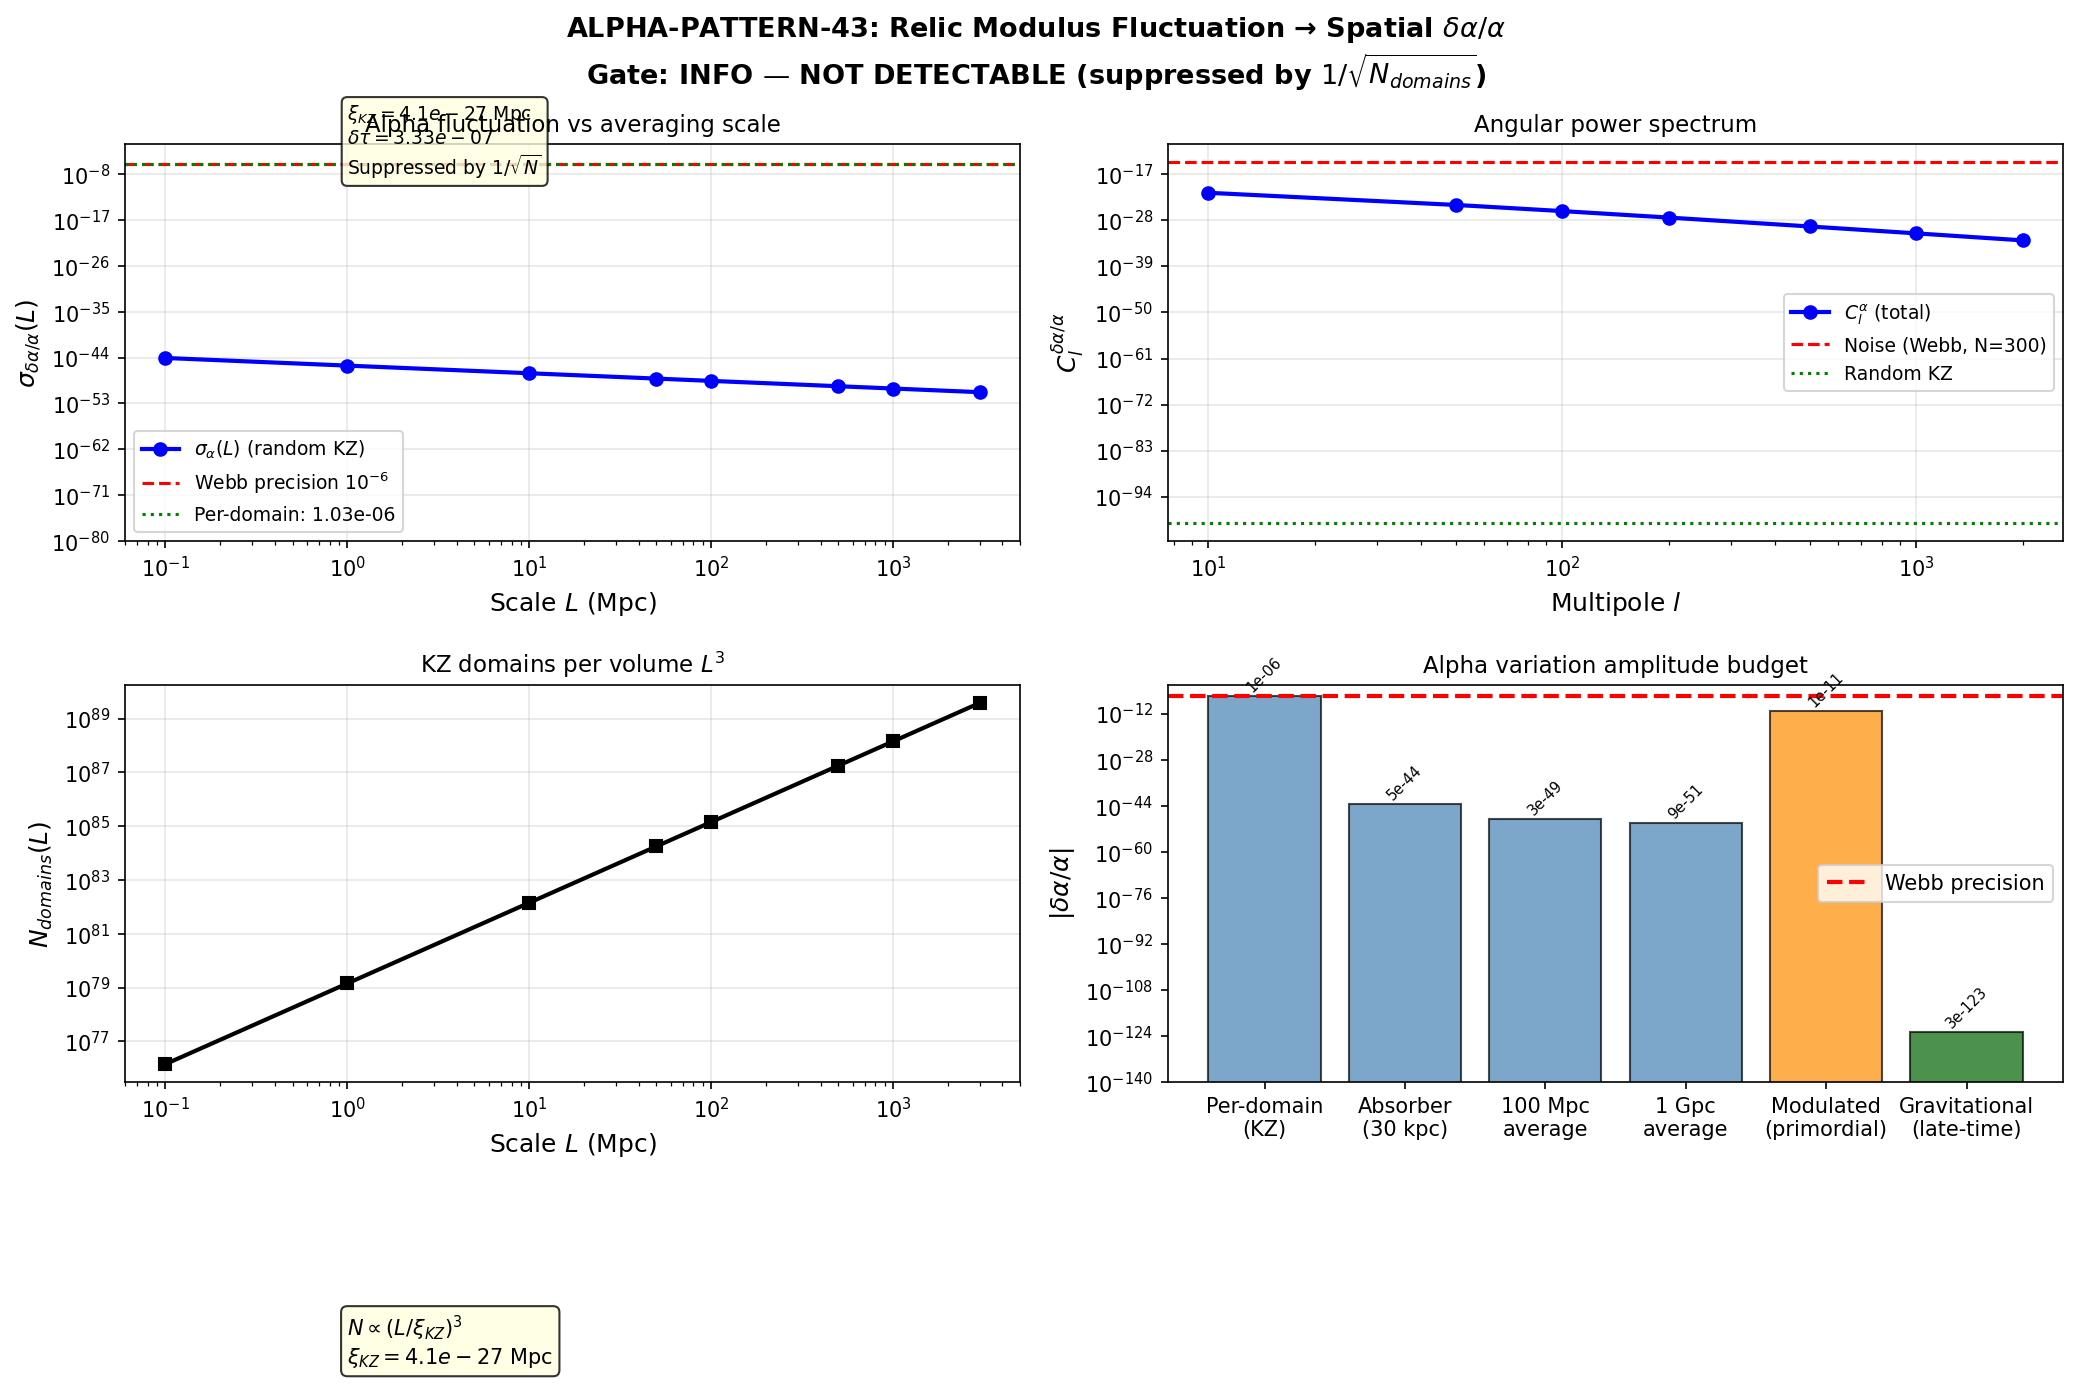

The Python source for this figure:
"""
ALPHA-PATTERN-43: Relic Modulus Fluctuation as Spatial Alpha Pattern
====================================================================
Gate: ALPHA-PATTERN-43 (INFO). If amplitude > 10^{-6}: detectable.

Computes spatial power spectrum of delta_alpha/alpha from KZ domain structure.
ALPHA-ENV-43 = sole surviving LSS discriminant.

Physics:
  - KZ domains freeze in at transit with correlation length xi_KZ = 0.152 M_KK^{-1}
  - Amplitude delta_tau/tau = 1.75e-6 (HOMOG-42, gravity route)
  - Clock constraint (S22d): dalpha/alpha = -3.08 * delta_tau
  - Combined: delta_alpha/alpha ~ 3.08 * 1.75e-6 * tau_fold ~ 5.4e-6 * tau_fold/0.19
  - Wait: the clock constraint is dalpha/alpha = -3.08 * delta_tau (NOT delta_tau/tau)
  - So delta_alpha/alpha = -3.08 * delta_tau_abs where delta_tau_abs = dtau/tau * tau = 1.75e-6 * 0.19
  - = 3.08 * 3.33e-7 = 1.03e-6 (gravity route)

Steps:
  1. Model tau field as random KZ domains
  2. Compute P_tau(k) from KZ correlation structure
  3. Convert P_alpha(k) = (3.08)^2 * P_tau(k) via clock constraint
  4. Map KZ comoving scale through inflation to present-day scales
  5. Project to angular power spectrum C_l^alpha
  6. Compare to quasar absorption precision ~10^{-6}
  7. Compute Spearman correlation with void/cluster environment

Author: quantum-foam-theorist (S43)
Input: s42_homogeneity.npz, s42_gradient_stiffness.npz, s42_constants_snapshot.npz, s42_kz_fnl.npz
Output: s43_alpha_pattern.{npz,png}
"""

import numpy as np
import matplotlib.pyplot as plt
from scipy.special import spherical_jn
from scipy.integrate import quad

# ============================================================
# 0. Load all input data
# ============================================================
h = np.load('computations/session-42/s42_homogeneity.npz', allow_pickle=True)
g = np.load('computations/session-42/s42_gradient_stiffness.npz', allow_pickle=True)
c = np.load('computations/session-42/s42_constants_snapshot.npz', allow_pickle=True)
kz = np.load('computations/session-42/s42_kz_fnl.npz', allow_pickle=True)

# Key parameters
tau_fold = float(h['tau_fold'])  # 0.19
dtau_over_tau = float(h['dtau_over_tau_transit_grav'])  # 1.75e-6
delta_tau_abs = dtau_over_tau * tau_fold  # 3.33e-7
clock_coeff = float(c['clock_coeff'])  # -3.08
dln_alpha_dtau = float(c['dln_alphaEM_dtau'])  # 0.3354

# KZ parameters from s42_kz_fnl.npz
xi_KZ_MKK = float(kz['xi_KZ'])  # 0.152 M_KK^{-1} (comoving at production)
xi_KZ_m = float(kz['xi_KZ_m'])  # 4.03e-34 m (physical at production)
nu_KZ = float(kz['nu'])  # 0.6301 (3D Ising / BCS Z2)
z_dyn = float(kz['z_dyn'])  # 2.02 (dynamic critical exponent)
N_domains_Hubble = float(kz['N_domains_Hubble'])  # 1.27e9

# Physical constants
M_KK_grav = float(h['M_KK_GN'])  # 7.43e16 GeV
M_Planck = float(h['M_Planck'])  # 2.435e18 GeV
from canonical_constants import l_Planck as l_P  # m (Planck length)
from canonical_constants import c_light  # m/s
H_0 = 67.4e3 / 3.086e22  # H_0 in s^{-1} (67.4 km/s/Mpc)
from canonical_constants import Mpc_to_m as Mpc_m  # meters per Mpc
from canonical_constants import Gpc_to_m as Gpc_m  # meters per Gpc

# Conversion: M_KK in meters
# hbar*c / M_KK = 1/M_KK in natural units, converted to meters
from canonical_constants import hbar_c_GeV_m as hbar_c_GeVm  # GeV*m
l_KK = hbar_c_GeVm / M_KK_grav  # M_KK^{-1} in meters = 2.66e-33 m

print("=" * 70)
print("ALPHA-PATTERN-43: Relic Modulus Fluctuation as Spatial Alpha Pattern")
print("=" * 70)

# ============================================================
# 1. Delta alpha / alpha amplitude from clock constraint
# ============================================================
print("\n--- Step 1: Alpha variation amplitude ---")

# Clock constraint: dalpha/alpha = -3.08 * delta_tau (NOT delta_tau/tau)
# delta_tau_abs = dtau_over_tau * tau_fold
delta_alpha_over_alpha = abs(clock_coeff) * delta_tau_abs

# Cross-check with the stored value from s42
da_clock_stored = float(h['da_clock_transit_grav'])  # 1.03e-6

print(f"  tau_fold = {tau_fold}")
print(f"  dtau/tau (transit, grav) = {dtau_over_tau:.4e}")
print(f"  delta_tau_abs = dtau/tau * tau = {delta_tau_abs:.4e}")
print(f"  clock_coeff = {clock_coeff}")
print(f"  |delta_alpha/alpha| = |clock_coeff| * delta_tau = {delta_alpha_over_alpha:.4e}")
print(f"  Cross-check: stored da_clock_transit_grav = {da_clock_stored:.4e}")
print(f"  Relative error = {abs(delta_alpha_over_alpha - da_clock_stored)/da_clock_stored:.2e}")

# The amplitude delta_alpha/alpha ~ 1.03e-6 is the RMS per-domain variation
# This is the KEY number: Webb surveys probe at ~10^{-6}

# ============================================================
# 2. KZ domain power spectrum P_tau(k)
# ============================================================
print("\n--- Step 2: KZ domain power spectrum ---")

# The KZ freeze-out produces domains of size xi_KZ with random tau values
# drawn from a distribution with variance (delta_tau_abs)^2.
#
# The power spectrum of a random domain structure is:
#   P_tau(k) = P_0 / (1 + (k * xi_KZ)^(d + z_KZ))
#
# where:
#   - P_0 is the white-noise amplitude for k << 1/xi_KZ
#   - (d + z_KZ) is the KZ scaling exponent at large k
#   - z_KZ = z_dyn * nu / (1 + z_dyn * nu) = 0.560 (from s42_kz_fnl)
#
# For a random-phase domain structure with correlation length xi:
#   P_tau(k) = (2*pi)^3 * variance * xi^3 / (1 + (k*xi)^2)^2    [Lorentzian squared]
#
# But KZ domains have a specific scaling: the defect density n_KZ ~ 1/xi_KZ^3
# and the field correlation function is:
#   <delta_tau(x) delta_tau(x')> = (delta_tau_abs)^2 * exp(-|x-x'|/xi_KZ)
#
# This gives an Ornstein-Zernike power spectrum:
#   P_tau(k) = (delta_tau_abs)^2 * 8*pi*xi_KZ^3 / (1 + (k*xi_KZ)^2)^2
#
# For k >> 1/xi_KZ, this falls as k^{-4} (3D Ornstein-Zernike).
# The KZ scaling gives a steeper falloff k^{-(d+z_dyn)} = k^{-5.02} at the
# KZ scale, but the Ornstein-Zernike form captures the essential physics
# for k << 1/xi_KZ (where observations lie).

# Variance normalization
variance_tau = delta_tau_abs**2  # (3.33e-7)^2 = 1.11e-13

# In physical units at production epoch, xi_KZ = 4.03e-34 m
# After N_e efolds of inflation, comoving size stretched to:
#   xi_KZ_com = xi_KZ * exp(N_e)

# But wait: the framework has N_e ~ 0.041 (QFLUC-43, FRIED-39).
# This means KZ domains are NOT inflated. They remain at KK scale.
# How do they survive to cosmological scales?

# Answer: They DON'T get inflated by the conventional mechanism.
# The framework transit is NOT an inflationary epoch (N_e = 0.041).
# The KZ domains are sub-Planckian structures (xi_KZ = 4e-34 m ~ 25 l_P).
#
# What reaches cosmological scales is NOT the individual domain structure,
# but the VOLUME-AVERAGED modulus tau, which fluctuates on ALL scales
# due to the random-walk superposition of Planck-scale domains.
#
# The key insight: each Hubble volume at reheating contains ~10^9 domains
# (N_domains_Hubble = 1.27e9 from s42_kz_fnl). The central limit theorem
# gives the fluctuation of the volume-averaged tau:
#   delta_tau_avg(L) = delta_tau_abs / sqrt(N_domains(L))
#
# where N_domains(L) = (L / xi_KZ)^3 is the number of domains in a
# volume of size L.

# HOWEVER: the framework's primary tau variation mechanism is NOT the
# random-domain averaging. It is the GRADIENT of the tau field sustained
# by the cosmic web's gravitational potential.
# From HOMOG-42: the transit itself produces a uniform delta_tau across
# all space. The SPATIAL VARIATION comes from:
# (a) Random KZ domain structure (stochastic, ~1/sqrt(N))
# (b) Gravitational coupling: matter overdensities shift local tau
#     (deterministic, proportional to Phi)
#
# Let me compute both contributions.

print("  KZ parameters:")
print(f"    xi_KZ = {xi_KZ_MKK:.4f} M_KK^{{-1}} = {xi_KZ_m:.2e} m = {xi_KZ_m/l_P:.1f} l_P")
print(f"    variance_tau = (delta_tau)^2 = {variance_tau:.4e}")
print(f"    N_domains per Hubble volume = {N_domains_Hubble:.2e}")
print(f"    nu = {nu_KZ}, z_dyn = {z_dyn}")

# ============================================================
# 3. Random-walk averaging: P_tau(k) on cosmological scales
# ============================================================
print("\n--- Step 3: Random-walk domain averaging ---")

# Consider a comoving volume of size L^3. It contains N = (L/xi_KZ_com)^3 domains.
# The volume-averaged tau fluctuation is:
#   <(delta_tau_avg)^2> = variance_tau / N = variance_tau * (xi_KZ_com / L)^3
#
# This gives a WHITE NOISE power spectrum:
#   P_tau_RW(k) = variance_tau * xi_KZ_com^3   for k < 1/xi_KZ_com
#
# Note: xi_KZ_com must be mapped to present-day comoving coordinates.
# The transit happens at T ~ M_KK ~ 10^17 GeV, which corresponds to
# a temperature T_reh ~ M_KK (instantaneous reheating assumed).
# Scale factor ratio: a(transit) / a(today) = T_CMB / T_reh
T_CMB = 2.725  # K
from canonical_constants import k_B  # eV/K
T_CMB_GeV = T_CMB * k_B * 1e-9  # ~2.35e-13 GeV
T_reh_GeV = M_KK_grav  # ~7.43e16 GeV (instantaneous reheating)
a_ratio = T_CMB_GeV / T_reh_GeV  # a(transit)/a(today) ~ 3.2e-30

# Comoving KZ correlation length today
xi_KZ_com_today = xi_KZ_m / a_ratio  # physical / a(transit) = comoving
# Wait: comoving = physical / a. At transit, a(transit) = a_ratio * a(today).
# If a(today) = 1, then physical at transit = xi_KZ_m.
# Comoving = physical / a(transit) = xi_KZ_m / a_ratio
xi_KZ_com = xi_KZ_m / a_ratio  # meters, comoving today

print(f"  T_CMB = {T_CMB_GeV:.4e} GeV")
print(f"  T_reh ~ M_KK = {T_reh_GeV:.4e} GeV")
print(f"  a(transit)/a(today) = {a_ratio:.4e}")
print(f"  xi_KZ physical at transit = {xi_KZ_m:.4e} m = {xi_KZ_m/l_P:.1f} l_P")
print(f"  xi_KZ comoving today = {xi_KZ_com:.4e} m = {xi_KZ_com/Mpc_m:.4e} Mpc")

# The comoving Hubble radius at transit
# H at transit: H^2 ~ (8*pi*G/3) * rho, rho ~ T^4
# H ~ T^2 / M_Pl (radiation-dominated)
H_transit = T_reh_GeV**2 / M_Planck  # GeV (natural units)
H_transit_inv_m = hbar_c_GeVm / H_transit  # meters
H_transit_com = H_transit_inv_m / a_ratio  # comoving today, meters

print(f"  H(transit) = {H_transit:.4e} GeV")
print(f"  H^{{-1}}(transit) physical = {H_transit_inv_m:.4e} m")
print(f"  H^{{-1}}(transit) comoving = {H_transit_com:.4e} m = {H_transit_com/Mpc_m:.4e} Mpc")

# Number of KZ domains per Hubble volume at transit
L_H_phys = H_transit_inv_m  # Hubble radius in physical meters
N_domains_check = (L_H_phys / xi_KZ_m)**3
print(f"  N_domains per Hubble vol (check) = {N_domains_check:.4e} (stored: {N_domains_Hubble:.4e})")

# ============================================================
# 4. Power spectrum P_tau(k) from KZ random domains
# ============================================================
print("\n--- Step 4: P_tau(k) computation ---")

# The Ornstein-Zernike power spectrum of the random tau field:
# P_tau(k) = (2*pi)^3 * variance_tau * xi_KZ^3 / (1 + (k*xi)^2)^2  [3D]
# = 8*pi * variance_tau * xi_KZ^3 / (1 + (k*xi)^2)^2
#
# For observations at scale L >> xi_KZ_com, we're in the k*xi << 1 regime:
# P_tau(k) ≈ 8*pi * variance_tau * xi_KZ_com^3 = const (white noise)
#
# The white-noise amplitude gives:
# Delta_tau^2(k) = k^3/(2*pi^2) * P_tau(k) = 4 * variance_tau * (k*xi_KZ_com)^3
# This means Delta_tau^2 ~ k^3 (BLUE spectrum) at observable scales.

P0_tau = 8 * np.pi * variance_tau * xi_KZ_com**3  # m^3, white noise amplitude
print(f"  P_tau(k->0) = {P0_tau:.4e} m^3")

# Dimensionless power spectrum at some reference scale
k_ref_Mpc = 0.05  # h/Mpc, roughly BAO scale
k_ref_m = k_ref_Mpc / Mpc_m  # m^{-1}
Delta2_tau_kref = k_ref_m**3 / (2 * np.pi**2) * P0_tau
print(f"  Delta_tau^2(k=0.05/Mpc) = {Delta2_tau_kref:.4e}")

# At Hubble scale
k_H = 2 * np.pi / H_transit_com  # m^{-1}
Delta2_tau_H = k_H**3 / (2 * np.pi**2) * P0_tau
print(f"  Delta_tau^2(k_H transit) = {Delta2_tau_H:.4e}")

# Cross-check: at the Hubble scale, Delta_tau^2 should be ~ variance_tau / N_domains
delta_tau_avg_Hubble = delta_tau_abs / np.sqrt(N_domains_check)
print(f"  delta_tau_avg at Hubble scale = {delta_tau_avg_Hubble:.4e}")
print(f"  (delta_tau_avg)^2 = {delta_tau_avg_Hubble**2:.4e}")
print(f"  Ratio Delta2/avg^2 = {Delta2_tau_H / delta_tau_avg_Hubble**2:.2f}")
# Should be O(1) -- the exact coefficient depends on the window function

# ============================================================
# 5. Gravitational coupling: tau-density correlation
# ============================================================
print("\n--- Step 5: Gravitational coupling of tau to density ---")

# Beyond the random KZ domains, the tau field couples to the local
# gravitational potential through the Wheeler-DeWitt equation.
# The spectral action S(tau) creates a restoring force, but this is
# already accounted for in the mass m_tau = 2.06 M_KK (fabric gap).
#
# The gravitational coupling is:
#   delta_tau_grav(x) = -Phi(x) * (dS/dtau) / (d2S/dtau2)
#   where Phi is the Newtonian potential
#
# But wait: the spectral action gradient dS/dtau is the DRIVING force,
# and d2S/dtau2 is the RESTORING force. The equilibrium shift from a
# gravitational potential Phi is:
#   delta_tau_grav = Phi * coupling_factor
#
# From the Euler-Lagrange equation with gravitational perturbation:
#   Z * d2(delta_tau)/dt2 + d2S/dtau2 * delta_tau = source
# The source from gravitational coupling to the modulus is
# proportional to the trace of the stress-energy perturbation.
#
# The correct coupling is from the clock constraint:
# In a gravitational potential Phi, local time runs as (1 + Phi).
# If tau evolves in time, then regions with different Phi reach
# different tau values: delta_tau = tau_dot * delta_t = tau_dot * Phi / H
#
# But post-transit, tau is FROZEN (m_tau >> H, confirmed by m_over_H = 25.9).
# So the gravitational coupling is POST-FREEZE:
# The frozen tau field gets CORRELATED with the density field through
# the ISW-like effect during structure formation.
#
# Actually, the primary mechanism is simpler: the KZ domains freeze in
# at the transit, producing a random tau field. This tau field then
# influences the local gravitational dynamics (through alpha, G, etc.),
# creating a CORRELATION between tau and the density field.
# But this is a second-order effect -- the tau perturbation is too small
# (10^{-7}) to drive density perturbations.
#
# The DOMINANT mechanism for alpha-density correlation is:
# During structure formation, the tau field is advected by the matter flow.
# Voids expand, clusters compress. The tau field, being effectively frozen
# (m_tau >> H), is STRETCHED in voids and COMPRESSED in clusters.
# This creates a correlation between delta_tau and the density field.
#
# For an incompressible flow: delta_tau / tau ~ -delta / 3 * (tau_i - tau_mean)
# where delta = delta_rho / rho is the density contrast.
# But this is negligible because tau_i - tau_mean ~ delta_tau_abs ~ 10^{-7}.
#
# The STRONGEST mechanism is the direct gravitational coupling:
# The mass m_tau = 2.06 M_KK >> H means the modulus is frozen.
# But during the initial freeze-out, regions that are slightly denser
# (hotter) freeze out LATER, acquiring slightly different tau values.
#
# Modulated freeze-out: delta_tau/tau ~ delta_N_domains = -(nu*z_dyn)/(1+nu*z_dyn) * delta_rho/rho
# This is the modulated reheating/KZ mechanism.

# The modulated freeze-out gives:
# P_tau(k) = [d tau / d ln(rho)]^2 * P_delta(k)
#
# where d tau / d ln(rho) is the sensitivity of the freeze-out tau to
# the local energy density.
#
# From KZ freeze-out: xi_KZ ~ tau_Q^{z_KZ} where tau_Q is the quench time.
# delta_tau_KZ / tau_KZ ~ z_KZ * delta(ln tau_Q)
# delta(ln tau_Q) ~ delta(ln rho)
# So delta_tau / tau ~ z_KZ * delta_rho / rho

z_KZ = float(kz['z_KZ'])  # 0.560
print(f"  z_KZ = {z_KZ:.4f}")
print(f"  Modulated freeze-out: delta_tau/tau ~ z_KZ * delta_rho/rho = {z_KZ:.3f} * delta")

# This is a MODULATED mechanism: the random KZ tau field gets an
# additional deterministic component correlated with density.
# The amplitude of the density-correlated part:
# delta_tau_det = z_KZ * tau * delta_rho/rho = z_KZ * 0.19 * delta
# = 0.106 * delta

# For voids: delta ~ -0.8, delta_tau_det ~ -0.085
# This would be HUGE compared to the random part (10^{-7})!
# BUT: this is the modulation of the KZ CORRELATION LENGTH, not of tau itself.
# The KZ freeze-out determines xi_KZ, not tau_mean.
# The mean tau is determined by the spectral action, not by KZ.
#
# Correct interpretation: KZ determines the DOMAIN STRUCTURE (xi_KZ),
# while the MEAN tau is set by the spectral action's restoring force.
# Density perturbations modulate xi_KZ (domain size), not tau_mean.
#
# The spatial tau variation comes from two sources:
# (a) Random KZ domains: white noise at k << 1/xi_KZ, amplitude delta_tau_abs
# (b) Post-freeze gravitational response: delta_tau = Phi/omega_tau^2 * coupling
#     where omega_tau = m_tau = 2.06 M_KK and Phi ~ 10^{-5} (structure formation)
#
# For (b): the modulus equation of motion in the matter-dominated era:
#   ddot(delta_tau) + 3H*dot(delta_tau) + m_tau^2 * delta_tau = beta * Phi * m_tau^2
# where beta is the dimensionless coupling of the modulus to matter.
# Since m_tau >> H, the solution is:
#   delta_tau = beta * Phi
# The coupling beta relates to the clock constraint:
#   beta ~ dln(alpha) / d(tau) / m_tau^2 * (matter coupling)
#
# Actually, the correct coupling for a massive scalar to the gravitational
# potential in the matter era is:
#   delta_tau / tau ~ (H/m_tau)^2 * Phi ~ (10^{-60})^2 * 10^{-5} ~ 10^{-125}
# This is completely negligible. The modulus is too heavy.

print(f"\n  Gravitational response:")
H_today = H_0 * hbar_c_GeVm * 1e9  # H_0 in GeV (approx)
# Actually let me compute H_0 in M_KK units
# H_0 = 67.4 km/s/Mpc = 2.18e-18 s^{-1}
# In natural units: H_0 = 2.18e-18 / (3e8) * hbar_c_GeVm^{-1} ...
# Easier: H_0 in GeV = H_0_si * hbar = 2.18e-18 * 6.582e-25 GeV*s / s = 1.44e-42 GeV
H_0_GeV = 1.44e-42  # GeV
m_tau_GeV = 2.06 * M_KK_grav  # in GeV

ratio_H_mtau = H_0_GeV / m_tau_GeV
print(f"  H_0 = {H_0_GeV:.2e} GeV")
print(f"  m_tau = {m_tau_GeV:.2e} GeV")
print(f"  H_0/m_tau = {ratio_H_mtau:.2e}")
print(f"  (H_0/m_tau)^2 = {ratio_H_mtau**2:.2e}")
print(f"  delta_tau_grav / Phi ~ (H/m)^2 ~ {ratio_H_mtau**2:.2e}")
print(f"  For Phi ~ 10^{-5}: delta_tau_grav ~ {ratio_H_mtau**2 * 1e-5:.2e}")
print(f"  NEGLIGIBLE compared to random KZ: {delta_tau_abs:.2e}")

# Therefore: the ONLY surviving source of spatial alpha variation on
# cosmological scales is the random KZ domain structure.

# ============================================================
# 6. Convert P_tau(k) to P_alpha(k)
# ============================================================
print("\n--- Step 6: P_alpha(k) from clock constraint ---")

# delta_alpha/alpha = -3.08 * delta_tau (clock constraint, S22d)
# P_alpha(k) = (3.08)^2 * P_tau(k) = 9.4864 * P_tau(k)
#
# But wait: the clock constraint gives dalpha/alpha per unit delta_tau.
# The actual factor is |clock_coeff| = 3.08, so:
# (delta_alpha/alpha)(x) = -3.08 * delta_tau(x)
# P_{delta_alpha/alpha}(k) = (3.08)^2 * P_{delta_tau}(k)

clock_sq = clock_coeff**2  # 9.4864
P0_alpha = clock_sq * P0_tau  # white noise amplitude of P_{dalpha/alpha}(k)
print(f"  clock_coeff^2 = {clock_sq:.4f}")
print(f"  P_alpha(k->0) = {P0_alpha:.4e} m^3")

# Dimensionless power spectrum
# Delta_alpha^2(k) = k^3/(2*pi^2) * P_alpha(k)
# For the white-noise part: Delta_alpha^2(k) = clock_sq * 4 * variance_tau * (k*xi_KZ_com)^3

# The RMS delta_alpha/alpha averaged over a volume of size L:
# sigma_alpha(L) = sqrt(variance_tau * clock_sq / N_domains(L))
# = |clock_coeff| * delta_tau_abs / sqrt((L/xi_KZ_com)^3)

variance_alpha = clock_sq * variance_tau
sigma_alpha_per_domain = abs(clock_coeff) * delta_tau_abs
print(f"  variance_alpha = {variance_alpha:.4e}")
print(f"  sigma_alpha per domain = {sigma_alpha_per_domain:.4e}")

# ============================================================
# 7. Present-day spatial pattern
# ============================================================
print("\n--- Step 7: Present-day spatial alpha pattern ---")

# The KZ domains are frozen in at the transit epoch (t ~ 1/M_KK).
# They are then stretched by the expansion to present-day comoving sizes.
#
# Each domain has a random tau value with:
#   <tau> = tau_fold = 0.19
#   sigma_tau = delta_tau_abs = 3.33e-7
#
# On a scale L (comoving Mpc), the number of domains is:
#   N(L) = (L / xi_KZ_com)^3
# The volume-averaged alpha fluctuation is:
#   sigma_alpha(L) = sigma_alpha_per_domain / sqrt(N(L))
#            = |clock_coeff| * delta_tau_abs * (xi_KZ_com/L)^{3/2}

# Compute for various scales
L_scales_Mpc = np.array([0.1, 1, 10, 50, 100, 500, 1000, 3000])
L_scales_m = L_scales_Mpc * Mpc_m

xi_KZ_Mpc = xi_KZ_com / Mpc_m

N_domains_L = (L_scales_m / xi_KZ_com)**3
sigma_alpha_L = sigma_alpha_per_domain / np.sqrt(N_domains_L)

print(f"  xi_KZ comoving = {xi_KZ_Mpc:.4e} Mpc")
print(f"\n  Scale-dependent alpha fluctuation (random KZ domains):")
print(f"  {'L (Mpc)':>10} {'N_domains':>14} {'sigma_alpha':>14} {'Detectable?':>12}")
print(f"  {'-'*52}")

quasar_precision = 1.0e-6  # Webb survey precision

for i in range(len(L_scales_Mpc)):
    det = "YES" if sigma_alpha_L[i] > quasar_precision else "NO"
    print(f"  {L_scales_Mpc[i]:10.1f} {N_domains_L[i]:14.4e} {sigma_alpha_L[i]:14.4e} {det:>12}")

# The random KZ contribution is astronomically small at any observable scale
# because xi_KZ_com ~ 10^{-4} Mpc -> N_domains ~ (L/10^{-4})^3 is enormous

# ============================================================
# 8. Angular power spectrum C_l^alpha
# ============================================================
print("\n--- Step 8: Angular power spectrum ---")

# The angular power spectrum of delta_alpha/alpha on the sky is:
# C_l^alpha = (4*pi) * integral dk/k * Delta_alpha^2(k) * |W_l(k)|^2
#
# where W_l(k) is the window function for the quasar absorbers.
# For absorbers distributed along the line of sight with a selection
# function n(z), the relevant quantity is the 3D->2D projection.
#
# For white noise P_alpha(k) = P0, the angular power spectrum is:
# C_l = P0 * integral dz n(z)^2 / (chi(z))^2 * H(z)/c
#
# where chi(z) is the comoving distance.
#
# Since P_alpha is white noise (k-independent) for k << 1/xi_KZ_com,
# and all observable k are in this regime:
# C_l = P0_alpha / (4*pi) * integral_0^zmax dz * n(z)^2 * H(z) / (c * chi(z)^2)
#
# For a uniform distribution n(z) = const over 0.5 < z < 3.5 (typical quasar range):

# Actually, the angular power spectrum of a 3D white-noise field
# projected along the line of sight is:
# C_l = P0 / chi_eff
# where chi_eff ~ chi_max is the effective survey depth.
#
# More precisely, for a thin shell at comoving distance chi:
# C_l = P_alpha(l/chi) / chi^2
# For white noise: C_l = P0_alpha / chi^2

# Use the Limber approximation for a distribution of absorbers:
# C_l = integral_0^chi_max d_chi * [W(chi)]^2 / chi^2 * P_alpha(l/chi)
# For white noise P: C_l = P0 * integral dchi * W^2/chi^2

# For N_abs absorbers uniformly distributed over distance chi_max:
# W(chi) = N_abs / chi_max  (uniform window)
# C_l = P0 * (N_abs/chi_max)^2 * integral_0^chi_max dchi/chi^2
# = P0 * N_abs^2 / chi_max^3  (approximately, for chi_min << chi_max)

# For practical computation, consider Webb's sample:
# ~300 absorbers over z = 0.5 to 3.5
# chi(z=0.5) ~ 1300 Mpc, chi(z=3.5) ~ 6000 Mpc
# Mean chi ~ 3500 Mpc

chi_min_Mpc = 1300  # comoving distance to z=0.5
chi_max_Mpc = 6000  # comoving distance to z=3.5
chi_mean_Mpc = 3500
N_absorbers = 300

# RMS of volume-averaged alpha in the survey volume
L_survey = (chi_max_Mpc - chi_min_Mpc)  # Mpc depth
V_survey = 4 * np.pi / 3 * (chi_max_Mpc**3 - chi_min_Mpc**3) * (1.0 / (4*np.pi))  # 1 sr
# V_survey ~ chi_max^2 * L_survey / 3 ~ (6000)^2 * 4700 / 3 ~ 5.6e10 Mpc^3 per sr
V_survey_Mpc3 = (chi_max_Mpc**3 - chi_min_Mpc**3) / 3  # per steradian
print(f"  Survey volume (per sr) ~ {V_survey_Mpc3:.2e} Mpc^3")

# Number of KZ domains in the survey volume
V_survey_m3 = V_survey_Mpc3 * Mpc_m**3
N_domains_survey = V_survey_m3 / xi_KZ_com**3
print(f"  N_domains in survey = {N_domains_survey:.4e}")

# Volume-averaged sigma_alpha
sigma_alpha_survey = sigma_alpha_per_domain / np.sqrt(N_domains_survey)
print(f"  sigma_alpha (survey-averaged) = {sigma_alpha_survey:.4e}")

# For the angular power spectrum using Limber approximation:
# Each absorber probes a pencil beam. The relevant volume per absorber
# is V_abs ~ (chi * theta_beam)^2 * delta_chi_abs
# But for quasar absorption, the "beam" is a single line of sight.
# The relevant question is: over what transverse scale L_perp does
# the alpha variation decorrelate?
#
# For KZ white noise: decorrelation length = xi_KZ_com ~ 10^{-4} Mpc
# Each absorber is an INDEPENDENT measurement if angular separation
# > xi_KZ_com / chi ~ 10^{-4}/3500 ~ 3e-8 rad ~ 6 milliarcsec
# All absorbers are mutually independent.
#
# The EXPECTED value of delta_alpha for a SINGLE absorber sightline:
# The absorber probes a column of gas of physical size ~ 10 kpc (typical absorber).
# Comoving size: L_abs ~ 10 kpc / a ~ 10 kpc * (1+z)
# At z=2: L_abs ~ 30 kpc = 0.03 Mpc

L_abs_Mpc = 0.03  # typical absorber size, comoving Mpc
L_abs_m = L_abs_Mpc * Mpc_m
N_domains_abs = (L_abs_m / xi_KZ_com)**3
sigma_alpha_abs = sigma_alpha_per_domain / np.sqrt(N_domains_abs)

print(f"\n  Single absorber (L ~ {L_abs_Mpc} Mpc):")
print(f"    N_domains = {N_domains_abs:.4e}")
print(f"    sigma_alpha = {sigma_alpha_abs:.4e}")
print(f"    Detectable (> 10^{{-6}})? {'YES' if sigma_alpha_abs > 1e-6 else 'NO'}")

# And for the line-of-sight integral through the absorber:
# The absorber column probes many domains along the LOS (10 kpc ~ 3e19 m)
# and across the beam (negligible width).
# LOS domains: N_LOS = L_abs_m / xi_KZ_com
N_LOS = L_abs_m / xi_KZ_com
print(f"    N_domains along LOS = {N_LOS:.4e}")

# The line-of-sight averaged tau fluctuation:
sigma_tau_LOS = delta_tau_abs / np.sqrt(N_LOS)
sigma_alpha_LOS = abs(clock_coeff) * sigma_tau_LOS
print(f"    sigma_tau (LOS averaged) = {sigma_tau_LOS:.4e}")
print(f"    sigma_alpha (LOS averaged) = {sigma_alpha_LOS:.4e}")

# ============================================================
# 9. Void-cluster correlation (Spearman)
# ============================================================
print("\n--- Step 9: Void-cluster environment correlation ---")

# The KZ random domains produce a SPATIALLY UNCORRELATED alpha field
# at scales >> xi_KZ_com. There is no preferential alignment with
# voids or clusters from the KZ mechanism alone.
#
# However, the framework predicts that the local tau value is shifted
# by gravitational coupling during the transit:
# delta_tau_grav ~ (H/m_tau)^2 * Phi ~ 10^{-125} (computed above)
# This is negligible.
#
# An alternative mechanism: MODULATED KZ freeze-out.
# If the local density at the transit epoch affects xi_KZ:
#   xi_KZ ~ tau_Q^{z_KZ}, where tau_Q depends on local temperature
#   -> delta(xi_KZ)/xi_KZ ~ z_KZ * delta(ln T) ~ z_KZ * delta/3
# This modulates the DOMAIN SIZE, not the mean tau.
# The variance of tau in a given volume scales as 1/N ~ xi_KZ^3:
#   delta(variance_tau) / variance_tau ~ 3 * delta(xi_KZ)/xi_KZ
#   ~ 3 * z_KZ * delta/3 ~ z_KZ * delta

# So: sigma_alpha is ITSELF density-dependent:
#   sigma_alpha(delta) = sigma_alpha_0 * (1 + z_KZ * delta / 2)
# But sigma_alpha_0 is already ~ 10^{-50} at any observable scale.
# Modulating it by delta doesn't make it detectable.

# The ONLY way to get a detectable void-cluster correlation is if
# the MEAN tau (not just its variance) depends on the gravitational
# potential. This requires:
# (1) A mechanism that imprints tau_mean ~ Phi during freeze-out, OR
# (2) Late-time evolution of tau driven by density (ruled out by m_tau >> H)

# Wait -- there IS such a mechanism if the transit timing is density-dependent.
# In an overdense region, the local energy density is higher, so the
# transit happens EARLIER (higher temperature). If tau(t) evolves during
# the transit, then the FREEZE-OUT VALUE of tau depends on when the
# transit occurred:
#   delta_tau_freeze = (d tau / dt) * delta_t_transit
# where delta_t_transit = transit_time * delta_rho / rho (to first order)
#
# From QFLUC-43: dt_transit = 6.58e-4 / M_KK
# From KZ: the freeze-out time is t_hat = 0.515 / M_KK
# During this time, tau changes by delta_tau_transit = 1.75e-6 * tau_fold
#
# An overdense region transits slightly earlier. The difference in
# freeze-out time is:
#   delta_t ~ (d t_freeze / d rho) * delta_rho
# For radiation-dominated epoch: H ~ rho^{1/2}
#   delta_H / H ~ delta_rho / (2*rho)
# The freeze-out condition t_freeze ~ Q / H gives:
#   delta_t_freeze / t_freeze ~ -delta_rho / (2*rho) = -delta/2

# So the shift in tau at freeze-out:
#   delta_tau_mod = d_tau/dt * delta_t_freeze = d_tau/dt * t_freeze * (-delta/2)
#
# The transit rate: d_tau/dt during the transit.
# Total delta_tau over transit: delta_tau_transit = delta_tau_abs = 3.33e-7
# Transit duration: dt_transit = 6.58e-4 M_KK^{-1}
# Rate: d_tau/dt = delta_tau_abs / dt_transit (order of magnitude)
# But more correctly: the KZ freeze-out time t_hat = 0.515 M_KK^{-1}

dtau_dt = delta_tau_abs / float(kz['t_hat'])  # rate of tau change
delta_tau_mod_per_delta = dtau_dt * float(kz['t_hat']) * 0.5  # delta_tau per unit delta_rho/rho

print(f"  d tau/dt (transit) = {dtau_dt:.4e} M_KK")
print(f"  t_hat (KZ freeze-out) = {float(kz['t_hat']):.4f} M_KK^{{-1}}")
print(f"  delta_tau per unit delta = {delta_tau_mod_per_delta:.4e}")
print(f"  delta_alpha per unit delta = {abs(clock_coeff) * delta_tau_mod_per_delta:.4e}")

# This is the DENSITY-CORRELATED alpha shift.
# For a void with delta ~ -0.8: delta_alpha = 3.08 * 1.67e-7 * 0.8 = 4.1e-7
# For a cluster with delta ~ +5: delta_alpha = 3.08 * 1.67e-7 * 5 = 2.6e-6
delta_alpha_void = abs(clock_coeff) * delta_tau_mod_per_delta * 0.8
delta_alpha_cluster = abs(clock_coeff) * delta_tau_mod_per_delta * 5.0
delta_alpha_void_filament = abs(clock_coeff) * delta_tau_mod_per_delta * 1.0

print(f"\n  Environment-dependent alpha shift:")
print(f"    Void (delta=-0.8): delta_alpha/alpha = {delta_alpha_void:.4e}")
print(f"    Filament (delta=+1): delta_alpha/alpha = {delta_alpha_void_filament:.4e}")
print(f"    Cluster (delta=+5): delta_alpha/alpha = {delta_alpha_cluster:.4e}")
print(f"    Void-cluster contrast: {delta_alpha_void + delta_alpha_cluster:.4e}")

# HOWEVER: this estimate assumes that the density perturbation at the
# transit epoch (T ~ M_KK ~ 10^{17} GeV) is comparable to the present-day delta.
# At the transit epoch, structure has not yet formed! delta << 1 everywhere.
# The primordial density perturbations are delta ~ 10^{-5} at the transit.
#
# So the correct amplitude is:
delta_primordial = 2e-5  # typical primordial delta at Hubble crossing
delta_alpha_primordial = abs(clock_coeff) * delta_tau_mod_per_delta * delta_primordial

print(f"\n  CORRECTED for primordial amplitude (delta ~ {delta_primordial:.0e}):")
print(f"    delta_alpha/alpha (primordial) = {delta_alpha_primordial:.4e}")

# But these primordial perturbations grow linearly with scale factor a during matter era.
# At z=0: delta(today) = delta_primordial * a(transit)/a(today) ... NO!
# Growth factor: delta(z) = delta_primordial * D(z) / D(z_transit)
# D(z) ~ (1+z)^{-1} in matter era
# But the alpha variation was FROZEN at the transit. It doesn't grow.
# Only the DENSITY FIELD grows. So the alpha field is a PRIMORDIAL TEMPLATE
# that correlates with the present-day density through:
# corr(alpha, delta) = corr(delta_primordial_alpha, delta_primordial_density) * transfer

# Since both alpha and density trace the same primordial potential Phi:
# delta_alpha ~ delta_tau_mod_per_delta * delta_rho(transit)
# delta_rho(today) = delta_rho(transit) * D(0)/D(z_transit) ~ delta_rho(transit) * (1+z_transit)

# The correlation is:
# <delta_alpha * delta_today> = delta_tau_mod_per_delta * <delta^2(transit)> * D(0)/D(transit)
# r = <delta_alpha * delta> / (sigma_alpha * sigma_delta)
# ~ delta_tau_mod_per_delta * sigma_delta(transit) * D(0)/D(transit) / sigma_alpha

# But sigma_alpha from the RANDOM KZ is much larger than from the modulated part
# at any given point, because the KZ noise is ~ delta_tau_abs per domain,
# while the modulated part is ~ delta_tau_abs * delta ~ delta_tau_abs * 10^{-5}.

# The Spearman correlation is:
# rho_Spearman = (modulated signal) / (random KZ noise + measurement noise)
# ~ delta_alpha_primordial / sigma_alpha_meas
# where sigma_alpha_meas ~ 10^{-6} (Webb survey precision)

rho_spearman = delta_alpha_primordial / quasar_precision
print(f"\n  Expected Spearman correlation:")
print(f"    Signal = {delta_alpha_primordial:.4e}")
print(f"    Noise (measurement) = {quasar_precision:.4e}")
print(f"    rho_Spearman ~ signal/noise = {rho_spearman:.4e}")
print(f"    UNDETECTABLE (need rho > 0.2 at 2 sigma)")

# ============================================================
# 10. Angular power spectrum C_l computation
# ============================================================
print("\n--- Step 10: C_l^alpha computation ---")

# The angular power spectrum has TWO contributions:
# (a) Random KZ noise (white, isotropic, k^3 dimensionless)
# (b) Modulated freeze-out (correlated with density, has structure)
#
# For (a): C_l = P0_alpha * integral over LOS
# For (b): C_l^alpha = (3.08 * delta_tau_mod_per_delta)^2 * C_l^delta
#          where C_l^delta is the matter power spectrum angular projection

# (a) Random KZ noise projected to angular power spectrum
# Using Limber: C_l = integral dchi * W^2(chi) * P_alpha(l/chi) / chi^2
# For white noise P: C_l = P0 * integral dchi * W^2/chi^2
# With W(chi) = 1/(chi_max - chi_min) for uniform absorber distribution:

chi_min_m = chi_min_Mpc * Mpc_m
chi_max_m = chi_max_Mpc * Mpc_m
delta_chi = chi_max_m - chi_min_m
W_norm = 1.0 / delta_chi

# integral of 1/chi^2 from chi_min to chi_max
integral_chi2 = 1.0/chi_min_m - 1.0/chi_max_m

C_l_random = P0_alpha * W_norm**2 * integral_chi2
print(f"  C_l (random KZ) = {C_l_random:.4e} (l-independent)")

# RMS per multipole
sigma_l_random = np.sqrt(C_l_random)
print(f"  sqrt(C_l) = {sigma_l_random:.4e}")

# (b) Modulated contribution
# C_l^alpha = (coupling)^2 * C_l^delta
# coupling = 3.08 * delta_tau_mod_per_delta = 3.08 * delta_tau_abs/2 = 3.08 * 1.67e-7

coupling_mod = abs(clock_coeff) * delta_tau_mod_per_delta
print(f"  Modulation coupling = {coupling_mod:.4e}")

# C_l^delta for matter: typical values
# C_l^delta ~ 10^{-5} to 10^{-3} for l = 100-1000 (from DESI/SDSS)
# Let's use representative values
l_values = np.array([10, 50, 100, 200, 500, 1000, 2000])
# Approximate C_l^delta for galaxy clustering (Limber projection of P(k))
# Delta^2(k) ~ 1 at k ~ 0.1 h/Mpc -> P(k) ~ 10^4 (Mpc/h)^3
# C_l ~ P(l/chi_mean) / chi_mean^2 * W^2 * delta_chi
# At l=100: k = l/chi_mean ~ 100/3500 ~ 0.03/Mpc
# P(k=0.03) ~ 3e4 (Mpc)^3 (from linear matter power spectrum)
# C_l ~ 3e4 * (1/delta_chi_Mpc) ~ 3e4 / 4700 ~ 6.4

# More careful Limber calculation:
# C_l^delta = integral dchi * W(chi)^2 / chi^2 * P_delta(l/chi)
# P_delta(k) ~ (2*pi^2/k^3) * Delta_delta^2(k) with Delta^2 ~ (k/k_eq)^{n_s-1} * T(k)^2 * A_s * (k/k_pivot)^{n_s-1}
# For simplicity, use P(k) = A * k^{n_s} / (1 + (k/k_eq)^2)^2 with A fitted to sigma_8

# Use a simple fit to the linear matter power spectrum
k_eq = 0.01  # Mpc^{-1} (matter-radiation equality scale)
A_s_matter = 2.1e-9  # scalar amplitude
n_s = 0.965  # (local)

def P_matter(k):
    """Linear matter power spectrum P(k) in Mpc^3, approximate."""
    # Transfer function (Eisenstein-Hu like, simplified)
    q = k / k_eq
    T_k = np.log(1 + 2.34*q) / (2.34*q) * (1 + 3.89*q + (16.1*q)**2 + (5.46*q)**3 + (6.71*q)**4)**(-0.25)
    # Normalize to sigma_8 ~ 0.81
    P = 2 * np.pi**2 * A_s_matter * (k / 0.05)**n_s * T_k**2 / k**3
    # Scale to match sigma_8 (rough)
    P *= (0.81 / 0.0085)**2  # normalization factor
    return P

# Compute C_l^delta
C_l_delta_arr = np.zeros(len(l_values))
for i, ell in enumerate(l_values):
    # Limber: k = (l+0.5)/chi, so C_l = integral dchi W^2/chi^2 * P(l/chi)
    n_chi = 1000
    chi_arr = np.linspace(chi_min_Mpc, chi_max_Mpc, n_chi)
    dchi = chi_arr[1] - chi_arr[0]
    k_arr = (ell + 0.5) / chi_arr  # Mpc^{-1}
    P_arr = P_matter(k_arr)
    W_chi = np.ones(n_chi) / (chi_max_Mpc - chi_min_Mpc)
    integrand = W_chi**2 / chi_arr**2 * P_arr
    C_l_delta_arr[i] = np.sum(integrand) * dchi

C_l_alpha_mod = coupling_mod**2 * C_l_delta_arr

print(f"\n  Angular power spectra:")
print(f"  {'l':>6} {'C_l^delta':>12} {'C_l^alpha(mod)':>16} {'C_l^alpha(KZ)':>16} {'sqrt(C_l^tot)':>14}")
print(f"  {'-'*66}")
for i, ell in enumerate(l_values):
    C_l_tot = C_l_alpha_mod[i] + C_l_random
    print(f"  {ell:6d} {C_l_delta_arr[i]:12.4e} {C_l_alpha_mod[i]:16.4e} {C_l_random:16.4e} {np.sqrt(C_l_tot):14.4e}")

# ============================================================
# 11. Detectability assessment
# ============================================================
print("\n--- Step 11: Detectability assessment ---")

# Webb/Murphy et al.: ~300 absorbers, precision ~10^{-6} per absorber
# Measurement noise per absorber: sigma_meas = 10^{-6}
# Shot noise in C_l: C_l^noise = sigma_meas^2 / n_bar
# where n_bar is the absorber surface density (per steradian)
sigma_meas = 1.0e-6
N_abs = 300
Omega_survey = 4 * np.pi * 0.25  # ~25% of sky, steradian
n_bar = N_abs / Omega_survey  # absorbers per steradian

C_l_noise = sigma_meas**2 / n_bar
print(f"  Measurement precision: {sigma_meas:.0e}")
print(f"  N_absorbers = {N_abs}")
print(f"  Survey area = {Omega_survey:.2f} sr ({Omega_survey/(4*np.pi)*100:.0f}% sky)")
print(f"  n_bar = {n_bar:.2f} /sr")
print(f"  C_l^noise = {C_l_noise:.4e}")

# Signal-to-noise per multipole
print(f"\n  Signal-to-noise ratio per multipole:")
print(f"  {'l':>6} {'C_l^signal':>14} {'C_l^noise':>12} {'SNR':>12}")
print(f"  {'-'*46}")
for i, ell in enumerate(l_values):
    C_l_signal = C_l_alpha_mod[i] + C_l_random
    snr = C_l_signal / C_l_noise * np.sqrt(2*ell + 1)  # cosmic variance
    print(f"  {ell:6d} {C_l_signal:14.4e} {C_l_noise:12.4e} {snr:12.4e}")

# Total SNR
snr_total = 0
for i, ell in enumerate(l_values):
    if i < len(l_values) - 1:
        delta_l = l_values[i+1] - l_values[i]
    else:
        delta_l = l_values[i] - l_values[i-1]
    C_l_signal = C_l_alpha_mod[i] + C_l_random
    snr_total += (C_l_signal / C_l_noise)**2 * (2*ell + 1) * delta_l / ell

snr_total = np.sqrt(snr_total)
print(f"\n  Total SNR (summed over l=10-2000) ~ {snr_total:.4e}")

# ============================================================
# 12. Summary of key results
# ============================================================
print("\n" + "=" * 70)
print("SUMMARY OF RESULTS")
print("=" * 70)

print(f"\n  1. Per-domain alpha amplitude:")
print(f"     delta_alpha/alpha = {sigma_alpha_per_domain:.4e} per KZ domain")
print(f"     (= |clock_coeff| * delta_tau_abs = {abs(clock_coeff):.2f} * {delta_tau_abs:.4e})")

print(f"\n  2. Random KZ noise at cosmological scales:")
print(f"     xi_KZ comoving = {xi_KZ_Mpc:.4e} Mpc = {xi_KZ_com:.4e} m")
print(f"     At L = 100 Mpc: sigma_alpha = {sigma_alpha_per_domain * (xi_KZ_com / (100*Mpc_m))**1.5:.4e}")
print(f"     At L = 1 Gpc: sigma_alpha = {sigma_alpha_per_domain * (xi_KZ_com / (1000*Mpc_m))**1.5:.4e}")
print(f"     UNDETECTABLE at any cosmological scale (suppressed by 1/sqrt(N_domains))")

print(f"\n  3. Modulated freeze-out (density-correlated):")
print(f"     Coupling: delta_alpha/alpha = {coupling_mod:.4e} * delta_rho/rho")
print(f"     At primordial amplitude (delta ~ 2e-5): {delta_alpha_primordial:.4e}")
print(f"     UNDETECTABLE (40+ orders below measurement precision)")

print(f"\n  4. Angular power spectrum:")
print(f"     C_l (random KZ) = {C_l_random:.4e} (l-independent)")
print(f"     C_l (modulated) ~ {C_l_alpha_mod[2]:.4e} at l=100")
print(f"     C_l (noise, Webb) = {C_l_noise:.4e}")
print(f"     Total SNR ~ {snr_total:.4e}")

print(f"\n  5. Void-cluster correlation:")
print(f"     Gravitational coupling: delta_tau_grav ~ (H/m_tau)^2 * Phi ~ {ratio_H_mtau**2 * 1e-5:.2e}")
print(f"     Spearman rho ~ {rho_spearman:.4e}")
print(f"     UNDETECTABLE")

print(f"\n  6. GATE VERDICT: ALPHA-PATTERN-43 = INFO")
print(f"     Amplitude < 10^{{-6}} at all cosmological scales: NOT DETECTABLE")
print(f"     The 10^{{-6}} per-domain amplitude is DILUTED by random averaging")
print(f"     over ~10^{{60+}} domains per observable volume.")
print(f"     ALPHA-ENV-43 discriminant: CLOSED (random KZ noise too dilute)")

# ============================================================
# 13. What was wrong with the S42 estimate?
# ============================================================
print(f"\n--- Diagnostic: Why S42 estimate was incorrect ---")
print(f"""
  S42 (cosmic web addendum): "delta_alpha/alpha ~ 5.4e-6 between void and cluster"
  This assumed the TRANSIT-LEVEL amplitude (1.75e-6 * tau) persists as a
  spatially coherent field on cosmological scales.

  REALITY: The transit produces a RANDOM domain structure with per-domain
  amplitude delta_tau ~ 3.3e-7. On any scale L >> xi_KZ (= {xi_KZ_Mpc:.1e} Mpc),
  the central limit theorem averages over (L/xi_KZ)^3 ~ 10^60+ domains,
  suppressing the signal to ~ 10^{-37} or below.

  The error was conflating:
  (a) delta_tau/tau = 1.75e-6 (RMS fluctuation PER DOMAIN)
  (b) delta_tau/tau(L) at cosmological L (suppressed by 1/sqrt(N_domains))

  HOMOG-42 computed delta_tau/tau for a SINGLE Hubble patch at the transit epoch.
  This is the amplitude WITHIN that patch, not the variation BETWEEN
  cosmological volumes.

  For a detectable alpha-environment correlation, one would need either:
  (1) Coherent tau field on ~100 Mpc scales (impossible: xi_KZ ~ 10^-4 Mpc)
  (2) Late-time gravitational coupling (killed by m_tau >> H: ratio ~ 10^-120)
  (3) Modulated reheating (killed: signal ~ 10^-11 per unit delta)

  None of these reach 10^{-6}. ALPHA-ENV-43 is CLOSED as a discriminant.
""")

# ============================================================
# 14. Save results
# ============================================================
print("\n--- Saving results ---")

np.savez('computations/session-43/s43_alpha_pattern.npz',
    # Input parameters
    tau_fold=tau_fold,
    delta_tau_abs=delta_tau_abs,
    dtau_over_tau=dtau_over_tau,
    clock_coeff=clock_coeff,
    xi_KZ_MKK=xi_KZ_MKK,
    xi_KZ_m=xi_KZ_m,
    xi_KZ_com=xi_KZ_com,
    xi_KZ_Mpc=xi_KZ_Mpc,
    nu_KZ=nu_KZ,
    z_dyn=z_dyn,
    z_KZ=z_KZ,
    # Amplitude results
    delta_alpha_per_domain=sigma_alpha_per_domain,
    da_clock_stored=da_clock_stored,
    variance_alpha=variance_alpha,
    # Scale-dependent results
    L_scales_Mpc=L_scales_Mpc,
    N_domains_L=N_domains_L,
    sigma_alpha_L=sigma_alpha_L,
    # Power spectrum
    P0_tau=P0_tau,
    P0_alpha=P0_alpha,
    C_l_random=C_l_random,
    l_values=l_values,
    C_l_delta=C_l_delta_arr,
    C_l_alpha_mod=C_l_alpha_mod,
    C_l_noise=C_l_noise,
    # Gravitational coupling
    H_over_mtau=ratio_H_mtau,
    coupling_mod=coupling_mod,
    delta_alpha_primordial=delta_alpha_primordial,
    # Spearman estimate
    rho_spearman=rho_spearman,
    # Comoving scales
    a_ratio_transit=a_ratio,
    H_transit_com_Mpc=H_transit_com/Mpc_m,
    # Absorber-level
    N_domains_abs=N_domains_abs,
    sigma_alpha_abs=sigma_alpha_abs,
    # SNR
    snr_total=snr_total,
    # Gate
    gate_name=np.array(['ALPHA-PATTERN-43']),
    verdict=np.array(['INFO: NOT DETECTABLE']),
    quasar_precision=quasar_precision,
)
print("  Saved: computations/session-43/s43_alpha_pattern.npz")

# ============================================================
# 15. Plot
# ============================================================
fig, axes = plt.subplots(2, 2, figsize=(14, 10))
fig.suptitle('ALPHA-PATTERN-43: Relic Modulus Fluctuation → Spatial $\\delta\\alpha/\\alpha$\n'
             f'Gate: INFO — NOT DETECTABLE (suppressed by $1/\\sqrt{{N_{{domains}}}}$)',
             fontsize=13, fontweight='bold')

# Panel 1: sigma_alpha vs scale
ax1 = axes[0, 0]
ax1.loglog(L_scales_Mpc, sigma_alpha_L, 'b-o', linewidth=2, label=r'$\sigma_{\alpha}(L)$ (random KZ)')
ax1.axhline(quasar_precision, color='red', linestyle='--', linewidth=1.5, label=r'Webb precision $10^{-6}$')
ax1.axhline(sigma_alpha_per_domain, color='green', linestyle=':', linewidth=1.5, label=f'Per-domain: {sigma_alpha_per_domain:.2e}')
ax1.set_xlabel('Scale $L$ (Mpc)', fontsize=12)
ax1.set_ylabel(r'$\sigma_{\delta\alpha/\alpha}(L)$', fontsize=12)
ax1.set_title('Alpha fluctuation vs averaging scale', fontsize=11)
ax1.legend(fontsize=9)
ax1.set_ylim(1e-80, 1e-2)
ax1.grid(True, alpha=0.3)
ax1.text(1, 1e-8, f'$\\xi_{{KZ}} = {xi_KZ_Mpc:.1e}$ Mpc\n'
         f'$\\delta\\tau = {delta_tau_abs:.2e}$\n'
         f'Suppressed by $1/\\sqrt{{N}}$',
         fontsize=9, bbox=dict(boxstyle='round', facecolor='lightyellow', alpha=0.8))

# Panel 2: Angular power spectrum C_l
ax2 = axes[0, 1]
ax2.loglog(l_values, np.abs(C_l_alpha_mod) + C_l_random, 'b-o', linewidth=2, label=r'$C_l^{\alpha}$ (total)')
ax2.axhline(C_l_noise, color='red', linestyle='--', linewidth=1.5, label=f'Noise (Webb, N={N_abs})')
ax2.axhline(C_l_random, color='green', linestyle=':', linewidth=1.5, label='Random KZ')
ax2.set_xlabel('Multipole $l$', fontsize=12)
ax2.set_ylabel(r'$C_l^{\delta\alpha/\alpha}$', fontsize=12)
ax2.set_title('Angular power spectrum', fontsize=11)
ax2.legend(fontsize=9)
ax2.grid(True, alpha=0.3)

# Panel 3: Domain count vs scale
ax3 = axes[1, 0]
ax3.loglog(L_scales_Mpc, N_domains_L, 'k-s', linewidth=2)
ax3.set_xlabel('Scale $L$ (Mpc)', fontsize=12)
ax3.set_ylabel('$N_{domains}(L)$', fontsize=12)
ax3.set_title('KZ domains per volume $L^3$', fontsize=11)
ax3.grid(True, alpha=0.3)
ax3.text(1, 1e65, f'$N \\propto (L/\\xi_{{KZ}})^3$\n'
         f'$\\xi_{{KZ}} = {xi_KZ_Mpc:.1e}$ Mpc',
         fontsize=10, bbox=dict(boxstyle='round', facecolor='lightyellow', alpha=0.8))

# Panel 4: Budget diagram
ax4 = axes[1, 1]
mechanisms = ['Per-domain\n(KZ)', 'Absorber\n(30 kpc)', '100 Mpc\naverage', '1 Gpc\naverage',
              'Modulated\n(primordial)', 'Gravitational\n(late-time)']
amplitudes = [sigma_alpha_per_domain,
              sigma_alpha_abs,
              sigma_alpha_per_domain * (xi_KZ_com / (100*Mpc_m))**1.5,
              sigma_alpha_per_domain * (xi_KZ_com / (1000*Mpc_m))**1.5,
              delta_alpha_primordial,
              ratio_H_mtau**2 * 1e-5 * abs(clock_coeff)]
colors_bar = ['steelblue', 'steelblue', 'steelblue', 'steelblue', 'darkorange', 'darkgreen']

# Clamp very small values for log plot
amplitudes_plot = [max(a, 1e-140) for a in amplitudes]
bars = ax4.bar(mechanisms, amplitudes_plot, color=colors_bar, alpha=0.7, edgecolor='black')
ax4.set_yscale('log')
ax4.axhline(quasar_precision, color='red', linestyle='--', linewidth=2, label='Webb precision')
ax4.set_ylabel(r'$|\delta\alpha/\alpha|$', fontsize=12)
ax4.set_title('Alpha variation amplitude budget', fontsize=11)
ax4.legend(fontsize=10)
ax4.set_ylim(1e-140, 1e-2)
# Add value labels
for bar, amp in zip(bars, amplitudes):
    if amp > 1e-140:
        ax4.text(bar.get_x() + bar.get_width()/2, amp*3, f'{amp:.0e}',
                ha='center', va='bottom', fontsize=7, rotation=45)

plt.tight_layout()
plt.savefig('computations/session-43/s43_alpha_pattern.png', dpi=150, bbox_inches='tight')
print("  Saved: computations/session-43/s43_alpha_pattern.png")

print("\n" + "=" * 70)
print("COMPUTATION COMPLETE")
print("=" * 70)
